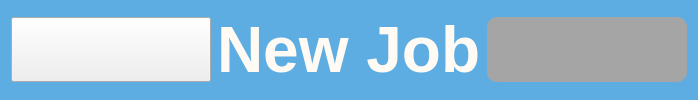
    <widget class="QFrame" name="Header">
     <property name="sizePolicy">
      <sizepolicy hsizetype="Preferred" vsizetype="Fixed">
       <horstretch>0</horstretch>
       <verstretch>0</verstretch>
      </sizepolicy>
     </property>
     <property name="minimumSize">
      <size>
       <width>0</width>
       <height>100</height>
      </size>
     </property>
     <property name="styleSheet">
      <string notr="true">QFrame {
	background-color: rgba(93, 173, 226, 1);
}</string>
     </property>
     <property name="frameShape">
      <enum>QFrame::NoFrame</enum>
     </property>
     <property name="frameShadow">
      <enum>QFrame::Plain</enum>
     </property>
     <layout class="QHBoxLayout" name="horizontalLayout">
      <item>
       <widget class="QPushButton" name="back_button">
        <property name="sizePolicy">
         <sizepolicy hsizetype="Fixed" vsizetype="Fixed">
          <horstretch>0</horstretch>
          <verstretch>0</verstretch>
         </sizepolicy>
        </property>
        <property name="minimumSize">
         <size>
          <width>200</width>
          <height>65</height>
         </size>
        </property>
        <property name="focusPolicy">
         <enum>Qt::NoFocus</enum>
        </property>
        <property name="styleSheet">
         <string notr="true">QPushButton {
	image: url(:/buttons/buttons/back_button.png);
	background-color: rgba(165, 165, 165, 1);
	border-radius: 10px;
	font: 20pt &quot;Segoe UI&quot;;
 }
QPushButton:pressed {
	background-color: rgba(165, 165, 165, .7);
}
font: 20pt &quot;Segoe UI&quot;;</string>
        </property>
        <property name="text">
         <string/>
        </property>
       </widget>
      </item>
      <item alignment="Qt::AlignHCenter">
       <widget class="QLabel" name="job_header">
        <property name="font">
         <font>
          <family>Segoe UI</family>
          <pointsize>48</pointsize>
          <weight>75</weight>
          <italic>false</italic>
          <bold>true</bold>
         </font>
        </property>
        <property name="styleSheet">
         <string notr="true">color: rgb(255, 251, 244);</string>
        </property>
        <property name="text">
         <string>New Job</string>
        </property>
       </widget>
      </item>
      <item>
       <widget class="QPushButton" name="proceed_button">
        <property name="sizePolicy">
         <sizepolicy hsizetype="Fixed" vsizetype="Fixed">
          <horstretch>0</horstretch>
          <verstretch>0</verstretch>
         </sizepolicy>
        </property>
        <property name="minimumSize">
         <size>
          <width>200</width>
          <height>65</height>
         </size>
        </property>
        <property name="font">
         <font>
          <family>Segoe UI</family>
          <pointsize>20</pointsize>
          <weight>50</weight>
          <italic>false</italic>
          <bold>false</bold>
         </font>
        </property>
        <property name="focusPolicy">
         <enum>Qt::NoFocus</enum>
        </property>
        <property name="styleSheet">
         <string notr="true">QPushButton {
	image: url(:/buttons/buttons/proceed_button.png);
	background-color: rgba(165, 165, 165, 1);
	border-radius: 10px;
	font: 20pt &quot;Segoe UI&quot;;
 }
QPushButton:pressed {
	background-color: rgba(165, 165, 165, .7);
}</string>
        </property>
        <property name="text">
         <string/>
        </property>
       </widget>
      </item>
     </layout>
    </widget>
